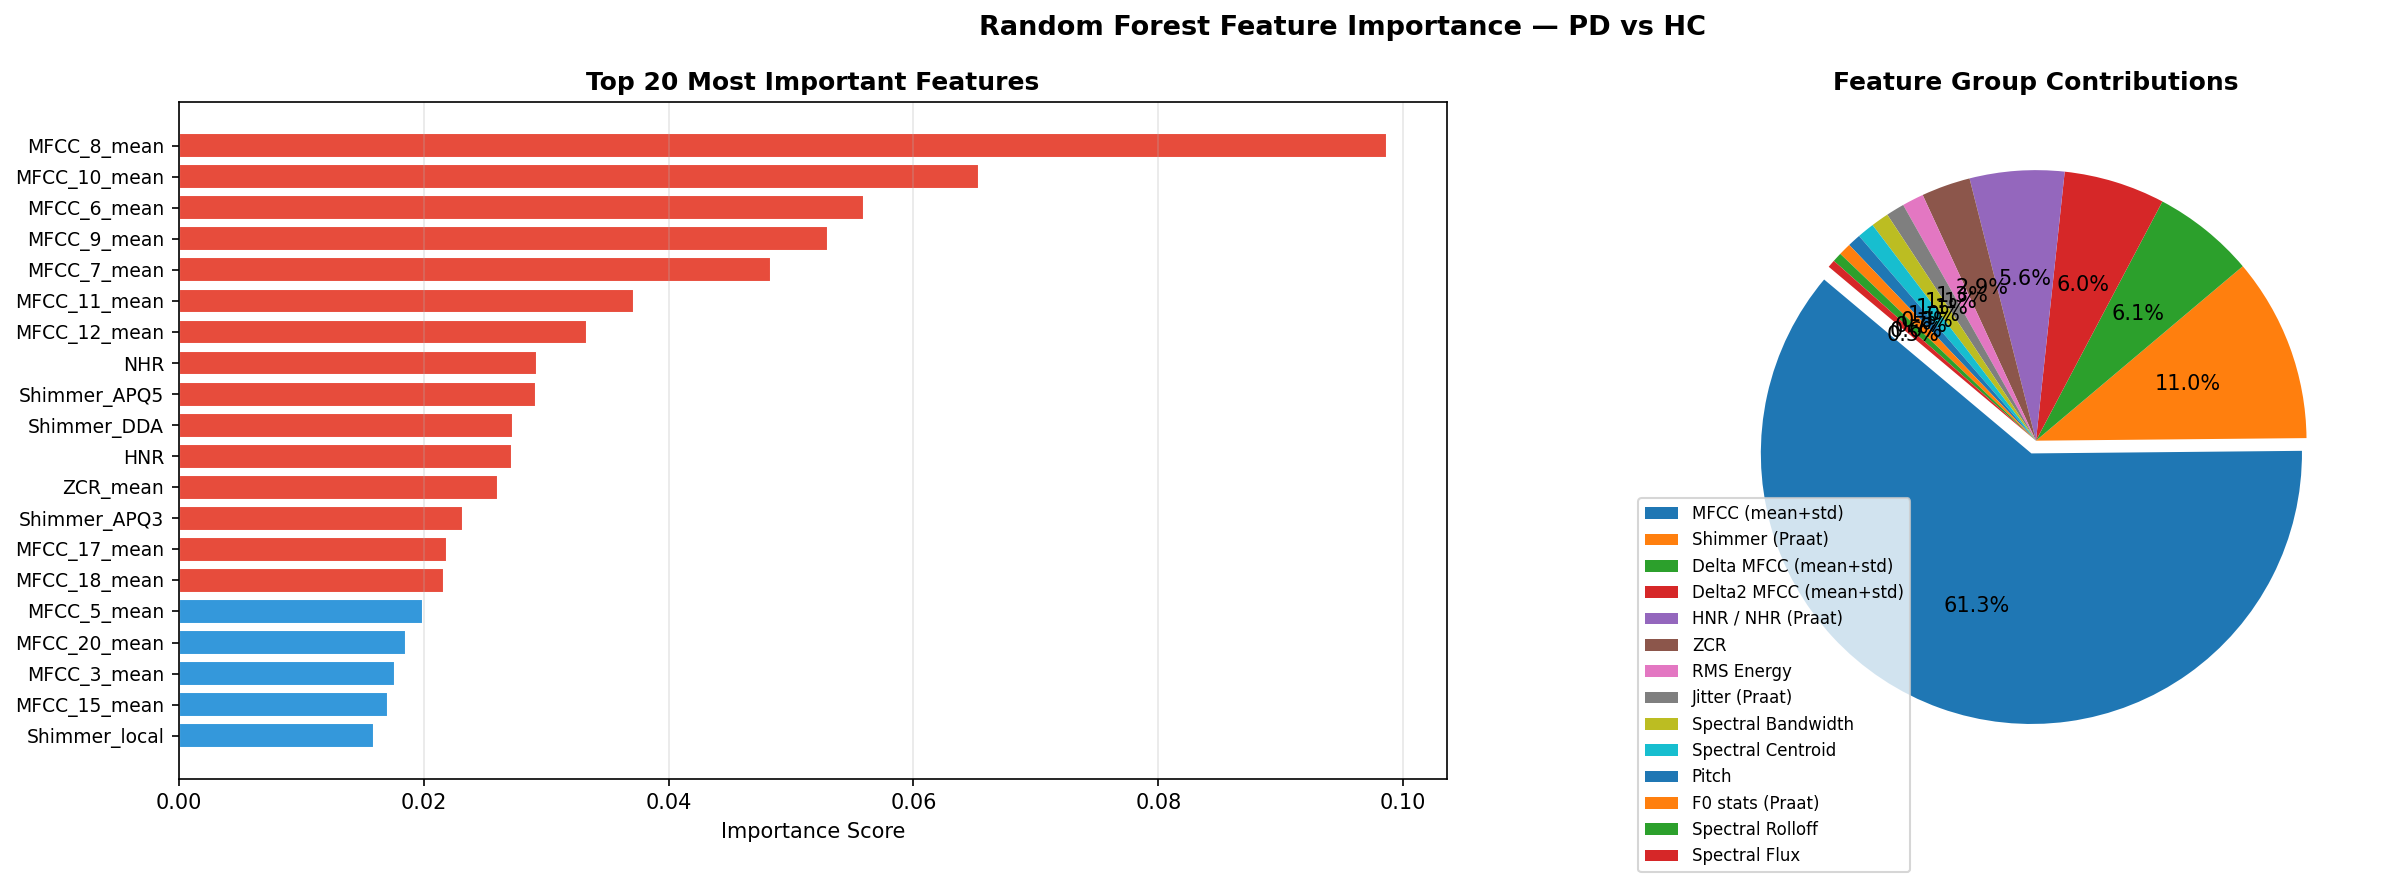

This figure's Python source:
import numpy as np
import matplotlib.pyplot as plt

from sklearn.ensemble import RandomForestClassifier
from sklearn.preprocessing import StandardScaler
from sklearn.impute import SimpleImputer

from build_dataset import X, y


# ============================================================
# FEATURE NAMES  (must match preprocessing.py order exactly)
# ============================================================

feature_names = (
    [f"MFCC_{i+1}_mean"       for i in range(20)] +
    [f"MFCC_{i+1}_std"        for i in range(20)] +
    [f"DeltaMFCC_{i+1}_mean"  for i in range(20)] +
    [f"DeltaMFCC_{i+1}_std"   for i in range(20)] +
    [f"Delta2MFCC_{i+1}_mean" for i in range(20)] +
    [f"Delta2MFCC_{i+1}_std"  for i in range(20)] +
    ["Pitch_mean", "Pitch_std"] +
    ["ZCR_mean",   "ZCR_std"] +
    ["SpectralCentroid_mean", "SpectralCentroid_std"] +
    ["RMS_mean",   "RMS_std"] +
    # Clinical (Praat) — 21 features
    ["F0_mean", "F0_std", "F0_min", "F0_max"] +
    ["Jitter_local", "Jitter_RAP", "Jitter_PPQ5", "Jitter_DDP"] +
    ["Shimmer_local", "Shimmer_APQ3", "Shimmer_APQ5",
     "Shimmer_APQ11", "Shimmer_DDA"] +
    ["HNR", "NHR"] +
    # Additional spectral — 6 features
    ["SpectralFlux_mean",      "SpectralFlux_std"] +
    ["SpectralRolloff_mean",   "SpectralRolloff_std"] +
    ["SpectralBandwidth_mean", "SpectralBandwidth_std"]
)

assert len(feature_names) == 149, f"Name count mismatch: {len(feature_names)}"


# ============================================================
# PREPROCESS  (impute → scale, same as train_ml.py)
# ============================================================

imputer  = SimpleImputer(strategy="median")
X_imp    = imputer.fit_transform(X)

scaler   = StandardScaler()
X_scaled = scaler.fit_transform(X_imp)


# ============================================================
# TRAIN RANDOM FOREST ON FULL DATA
# ============================================================

model = RandomForestClassifier(n_estimators=200, random_state=42)
model.fit(X_scaled, y)

importances = model.feature_importances_
indices     = np.argsort(importances)[::-1]


# ============================================================
# PRINT TOP 20
# ============================================================

print("\nTop 20 Most Important Features:\n")
print(f"  {'Rank':<5} {'Feature':<30} {'Importance':>10}")
print(f"  {'-'*48}")

for rank, idx in enumerate(indices[:20], start=1):
    print(f"  {rank:<5} {feature_names[idx]:<30} {importances[idx]:>10.4f}")


# ============================================================
# PRINT BY FEATURE GROUP  (which group contributes most?)
# ============================================================

groups = {
    "MFCC (mean+std)"         : list(range(0,   40)),
    "Delta MFCC (mean+std)"   : list(range(40,  80)),
    "Delta2 MFCC (mean+std)"  : list(range(80,  120)),
    "Pitch"                   : list(range(120, 122)),
    "ZCR"                     : list(range(122, 124)),
    "Spectral Centroid"       : list(range(124, 126)),
    "RMS Energy"              : list(range(126, 128)),
    "F0 stats (Praat)"        : list(range(128, 132)),
    "Jitter (Praat)"          : list(range(132, 136)),
    "Shimmer (Praat)"         : list(range(136, 141)),
    "HNR / NHR (Praat)"       : list(range(141, 143)),
    "Spectral Flux"           : list(range(143, 145)),
    "Spectral Rolloff"        : list(range(145, 147)),
    "Spectral Bandwidth"      : list(range(147, 149)),
}

print("\n\nFeature Group Contributions:\n")
print(f"  {'Group':<30} {'Total Importance':>18} {'% of Total':>12}")
print(f"  {'-'*62}")

group_totals = {}
for group_name, idxs in groups.items():
    total = importances[idxs].sum()
    group_totals[group_name] = total

for group_name, total in sorted(group_totals.items(), key=lambda x: -x[1]):
    print(f"  {group_name:<30} {total:>18.4f} {total*100:>11.2f}%")


# ============================================================
# PLOT 1 — Top 20 features (bar chart)
# ============================================================

fig, axes = plt.subplots(1, 2, figsize=(18, 6))

# Left: top 20 individual features
ax1 = axes[0]
top_n = 20
colors = ["#e74c3c" if importances[i] > 0.02 else "#3498db" for i in indices[:top_n]]
bars = ax1.barh(
    range(top_n),
    importances[indices[:top_n]],
    color=colors,
    edgecolor="white"
)
ax1.set_yticks(range(top_n))
ax1.set_yticklabels([feature_names[i] for i in indices[:top_n]], fontsize=9)
ax1.invert_yaxis()
ax1.set_xlabel("Importance Score")
ax1.set_title("Top 20 Most Important Features", fontweight="bold")
ax1.grid(axis="x", alpha=0.3)

# Right: group-level pie chart
ax2 = axes[1]
sorted_groups = sorted(group_totals.items(), key=lambda x: -x[1])
labels  = [g[0] for g in sorted_groups]
sizes   = [g[1] for g in sorted_groups]
explode = [0.05 if i == 0 else 0 for i in range(len(labels))]

wedges, texts, autotexts = ax2.pie(
    sizes,
    labels=None,
    autopct="%1.1f%%",
    explode=explode,
    startangle=140
)
ax2.legend(wedges, labels, loc="lower left", fontsize=8, bbox_to_anchor=(-0.1, -0.15))
ax2.set_title("Feature Group Contributions", fontweight="bold")

plt.suptitle("Random Forest Feature Importance — PD vs HC", fontsize=13, fontweight="bold")
plt.tight_layout()
plt.savefig("feature_importance.png", dpi=150, bbox_inches="tight")
plt.show()
print("\nPlot saved: feature_importance.png")
